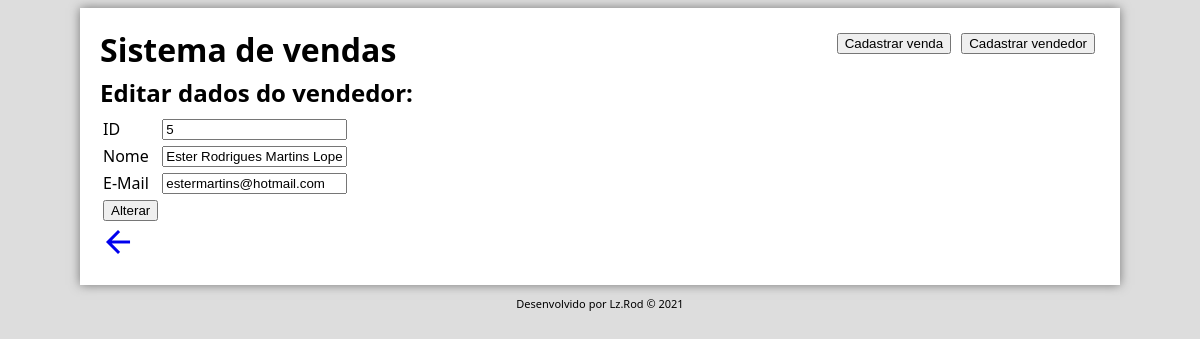
/develop/edit.php?id=5, run on the app's committed database.
### tables this page shows
CREATE TABLE `vendedores` (
  `id` int(11) NOT NULL,
  `nome` varchar(255) NOT NULL,
  `email` varchar(100) NOT NULL
);

### develop/forms/edit-form.php (the view)
<?php
    $q = "select id, nome, email from vendedores where id='$id'";
    $busca = $db->query($q);
    $reg = $busca->fetch_object();
?>
<form action="edit.php" method="post">
    <table>
        <tr><td>ID<td><input type="text" name="id" id="id" size="20" maxlength="11" value="<?php echo $reg->id ?>" readonly>
        <tr><td>Nome<td><input type="text" name="nome" id="nome" size="20" maxlength="255" value="<?php echo $reg->nome ?>">
        <tr><td>E-Mail<td><input type="text" name="email" id="email" size="20" maxlength="100" value="<?php echo $reg->email ?>">
        <tr><td><input type="submit" value="Alterar">
    </table>
</form>

### develop/css/style.css (style rules this page uses)
body { background-color: #ddd; font-family: 'Segoe UI', Tahoma, Geneva, Verdana, sans-serif; }

### data on the page
vendedores: id "5", nome "Ester Rodrigues Martins Lopes", email "estermartins@hotmail.com"
